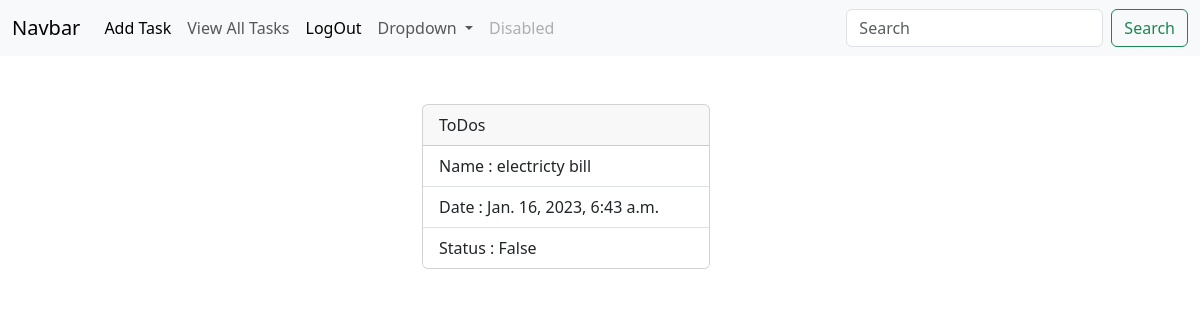
The app's page /tasks/details/2/ (signed in) with its own data.
### api/models.py (models this page shows, shortened)
class Taskes(models.Model):
    task_name=models.CharField(max_length=500)
    user=models.ForeignKey(User,on_delete=models.CASCADE)
    created_date=models.DateTimeField(auto_now_add=True)
    status=models.BooleanField(default=False)

### taskweb/views.py (the view)
# urls.py: path('tasks/details/<int:id>/',views.TaskDetailView.as_view(),name="todo-detail"),
@method_decorator(created_decorator,name='dispatch')
class TaskDetailView(View):
    def get(self,request,*args,**kwargs):
        id=kwargs.get("id")
        qs=Taskes.objects.get(id=id)
        return render(request,"task-detail.html",{"task":qs})

### taskweb/views.py (called while the page is built)
def created_decorator(fn):
    def wrapper(request,*args,**kwargs):
        if not request.user.is_authenticated:
            return redirect('signin')
        else:
            return fn(request,*args,**kwargs)
    return wrapper

### taskweb/templates/task-detail.html
{%extends 'base.html'%}
{%block navbar%}
<div class="container">
  <div class="row mt-5">
    <div class="col-4"></div>
    <div class="col-4">
      <div class="card" style="width: 18rem;">
        <div class="card-header">
          ToDos
        </div>
        <ul class="list-group list-group-flush">
          <li class="list-group-item">Name : {{task.task_name}}</li>
          <li class="list-group-item">Date : {{task.created_date}}</li>
          <li class="list-group-item">Status : {{task.status}}</li>
        </ul>
      </div>
    </div>
    <div class="col-4"></div>
  </div>
</div>
{%endblock%}

### records on screen
Taskes: task_name "electricty bill", created_date "Jan. 16, 2023, 6:43 a.m.", status "False"
